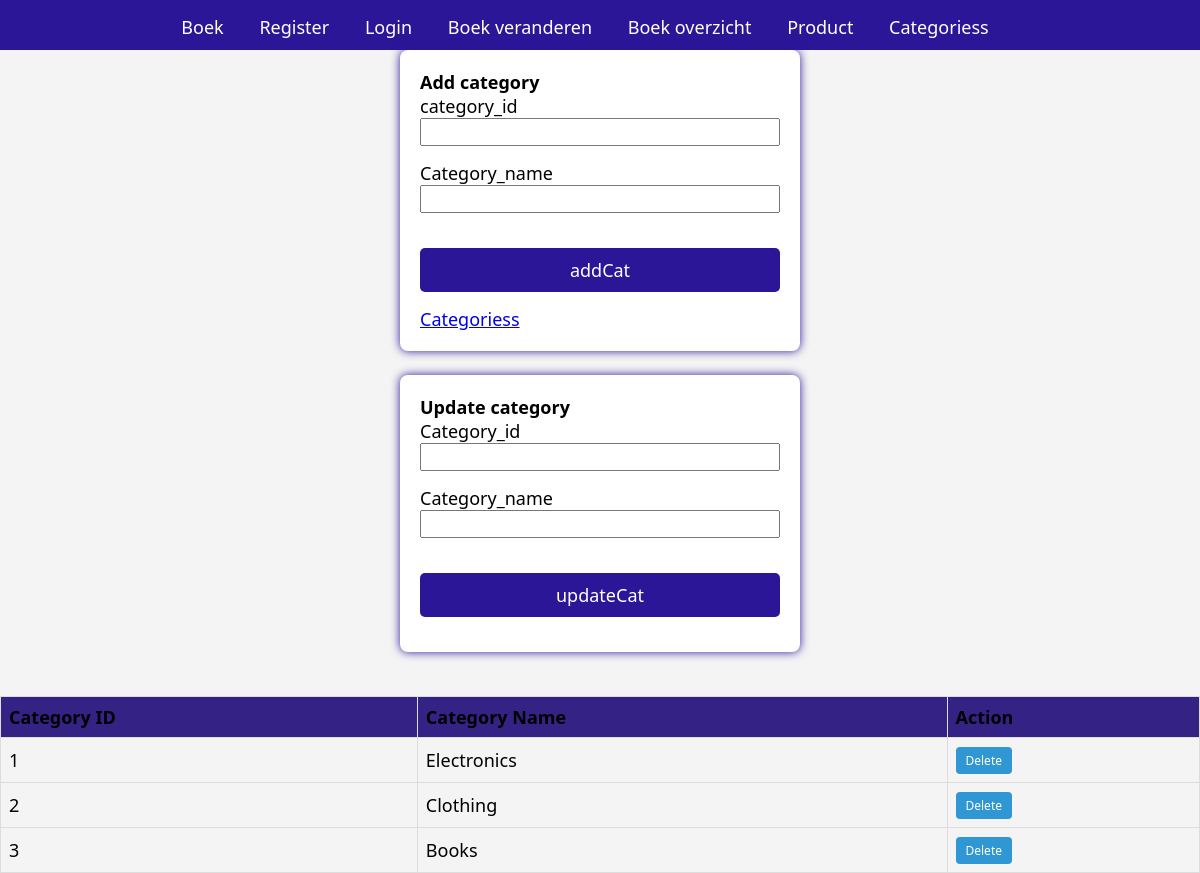
Page /Categoriess.php on the committed database.
### tables this page shows
CREATE TABLE Categoriess (
    category_id INT PRIMARY KEY AUTO_INCREMENT,
    category_name VARCHAR(255)
);

### int/db.php (called while the page is built, shortened)
<?php
class Database {
    public function connect()
    {
        try {
            $this->conn = new PDO("mysql:host=localhost;dbname=crud1", "root", "");
            $this->conn->setAttribute(PDO::ATTR_ERRMODE, PDO::ERRMODE_EXCEPTION);
            return $this->conn;
        } catch (PDOException $e) {
            echo "Connection failed: " . $e->getMessage();
        }
    }
}
?>

### Categoriess.php (the view, shortened to what this page needs)
<?php
require_once 'int/db.php';
require_once 'head/Head.php';
class Categoriess extends Database
{
    public function getCat()
    {
        try {
            $sql = "SELECT * FROM Categoriess";
            $stmt = $this->connect()->prepare($sql);
            $stmt->execute();
            return $stmt->fetchAll(PDO::FETCH_ASSOC);
        } catch (PDOException $e) {
            throw new Exception("Error " . $e->getMessage());
        }
    }
}
$addCat = new Categoriess();
?>
<section class="formR">
    <h2>Add category</h2>
    <form method="post">
        <label for="category_id">category_id</label>
        <input type="text" name="category_id" id="category_id">
        <label for="category_name">Category_name</label>
        <input type="text" name="category_name" id="category_name">
        <input type="submit" name="addCat" value="addCat">
    </form>
    <a href="Categoriess.php">Categoriess</a>
</section>
<section class="formR">
    <form method="post">
        <h2>Update category</h2>
        <label for="category_id">Category_id</label>
        <input type="text" name="category_id" id="category_id">
        <label for="category_name">Category_name</label>
        <input type="text" name="category_name" id="category_name">
        <input type="submit" name="updateCat" value="updateCat">
    </form>
</section>
    <table class="tab2">
        <thead>
            <tr>
                <th>Category ID</th>
                <th>Category Name</th>
                <th>Action</th>
            </tr>
        </thead>
        <tbody>
            <?php
            try {
                $categories = $addCat->getCat();
                if ($categories) {
                    foreach ($categories as $cat) {
                        echo "<tr>";
                        echo "<td>{$cat['category_id']}</td>";
                        echo "<td>{$cat['category_name']}</td>";
                        echo "<td>
                            <form method='post' action='{$_SERVER['PHP_SELF']}'>
                                <input type='hidden' name='category_id' value='{$cat['category_id']}'>
                                <input type='hidden' name='deleteCategory' value='1'>
                                <button type='submit'>Delete</button>
                            </form>
                        </td>";
                        echo "</tr>";
                    }
                } else {
                    echo "<tr><td colspan='3'>No categories found</td></tr>";
                }
            } catch (Exception $e) {
                echo "Error fetching categories: " . $e->getMessage();
            }
            ?>
        </tbody>
    </table>

### css/style.css (style rules this page uses)
* { Font-family: Calibri, Candara, Segoe, Segoe UI, Optima, Arial, sans-serif; font-size: 18px; margin: 0; padding: 0; box-sizing: border-box; }
body { background-color: #f4f4f4; }
.formR, .formR1 { max-width: 400px; margin: 0 auto; background-color: #fff; padding: 20px; border-radius: 8px; box-shadow: 0 0 10px rgba(43, 22, 152); }
.formR label, .formR input, .formR select, .formR1 label, .formR1 input, .formR1 select { margin-bottom: 15px; width: 100%; }
.formR input[type="submit"], .formR1 input[type="submit"] { display: block; width: 100%; margin-top: 20px; padding: 10px; background-color: rgb(43, 22, 152); color: #fff; border: none; border-radius: 5px; cursor: pointer; }
.tableS, .tab2 { width: 100%; border-collapse: collapse; margin-top: 20px; }
.tableS th, .tableS td, .tab2 th, .tab2 td { border: 1px solid #ddd; padding: 8px; text-align: left; }
.tableS th, .tab2 th { background-color: #f2f2f2; }
.tab2 th { background-color: #342285; }
.delete-btn, .tab2 button { background-color: #2f97d3; color: #fff; border: none; padding: 5px 10px; cursor: pointer; border-radius: 4px; }
.tab2 button { font-size: 12px; text-align: center; text-decoration: none; display: inline-block; }

### rows in the picture
categoriess: category_id "1", category_name "Electronics"
categoriess: category_id "2", category_name "Clothing"
categoriess: category_id "3", category_name "Books"
